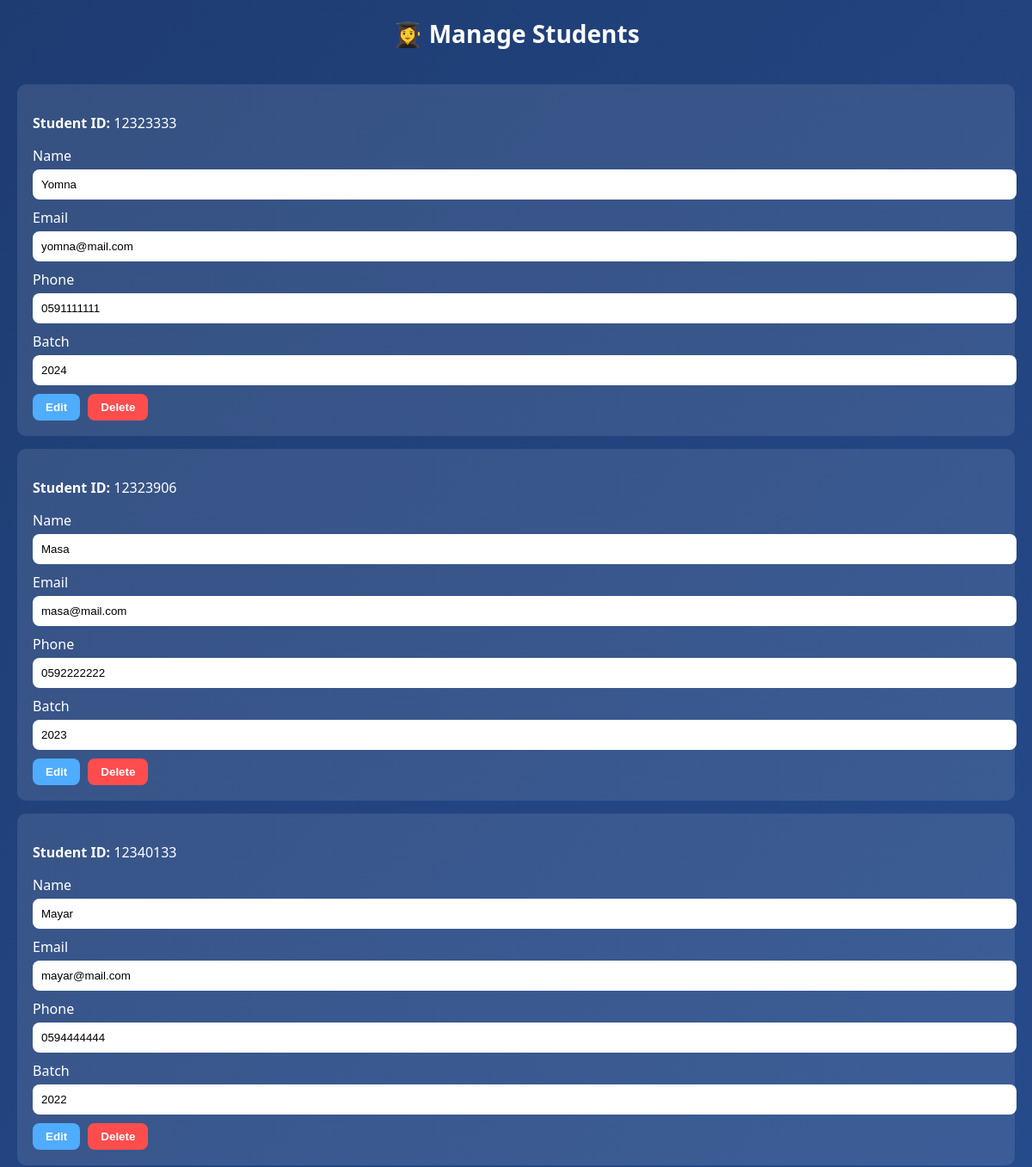
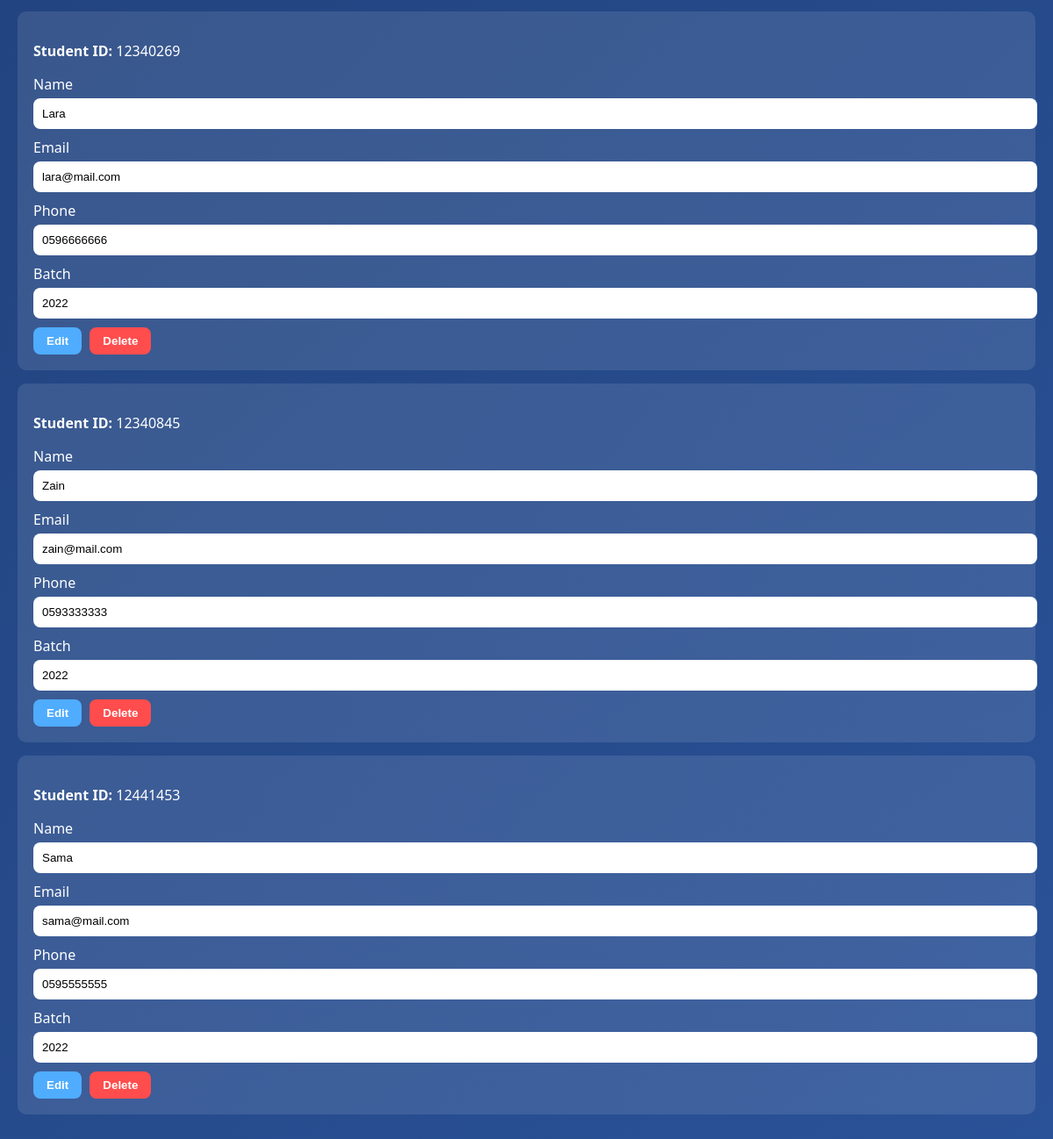
/manage-students.php, run on the app's committed database (2 pictures, top to bottom).
### tables this page shows
CREATE TABLE `student` (
  `student_id` int(11) NOT NULL AUTO_INCREMENT,
  `name` varchar(100) NOT NULL,
  `email` varchar(100) NOT NULL,
  `phone_number` varchar(20) DEFAULT NULL,
  `date_of_birth` date DEFAULT NULL,
  `address` varchar(255) DEFAULT NULL,
  `batch_number` int(11) DEFAULT NULL,
  `dep_id` int(11) DEFAULT NULL,
  `login_id` int(11) DEFAULT NULL,
  PRIMARY KEY (`student_id`),
  UNIQUE KEY `email` (`email`),
  UNIQUE KEY `phone_number` (`phone_number`),
  UNIQUE KEY `login_id` (`login_id`),
  KEY `dep_id` (`dep_id`),
  CONSTRAINT `student_ibfk_1` FOREIGN KEY (`dep_id`) REFERENCES `department` (`dep_id`) ON DELETE SET NULL ON UPDATE CASCADE,
  CONSTRAINT `student_ibfk_2` FOREIGN KEY (`login_id`) REFERENCES `login` (`login_id`) ON DELETE SET NULL ON UPDATE CASCADE
);

### manage-students.php (the view, shortened to what this page needs)
<?php
$conn = new mysqli("localhost", "root", "", "university_academic_support_system");
$sql = "SELECT student_id, name, email, phone_number, batch_number FROM student";
$result = $conn->query($sql);
?>
<!DOCTYPE html>
<html>
<head>
</head>
<body>
<div class="header">
    👩‍🎓 Manage Students
</div>
<div class="container">
<?php
if ($result->num_rows > 0) {
    while ($row = $result->fetch_assoc()) {
?>
<div class="card">
<form method="POST">
    <p>
        <b>Student ID:</b>
        <?php echo $row['student_id']; ?>
    </p>
    <label>Name</label>
    <input
        type="text"
        name="name"
        value="<?php echo $row['name']; ?>"
    >
    <label>Email</label>
    <input
        type="email"
        name="email"
        value="<?php echo $row['email']; ?>"
    >
    <label>Phone</label>
    <input
        type="text"
        name="phone_number"
        value="<?php echo $row['phone_number']; ?>"
    >
    <label>Batch</label>
    <input
        type="number"
        name="batch_number"
        value="<?php echo $row['batch_number']; ?>"
    >
    <button type="submit" name="update">
        Edit
    </button>
    <a href="<?php echo $_SERVER['PHP_SELF']; ?>?delete=<?php echo $row['student_id']; ?>"
       onclick="return confirm('Delete this student?');">
        <button type="button" class="delete">
            Delete
        </button>
    </a>
</form>
</div>
<?php
    }
} else {
    echo "<p>No students found.</p>";
}
?>
</div>
</body>
</html>

### manage-students.php (style rules this page uses)
body { margin:0; font-family:Segoe UI; background:linear-gradient(135deg,#1e3c72,#2a5298); color:white; }
.header { text-align:center; padding:20px; font-size:28px; font-weight:bold; }
.container { padding:20px; }
.card { background:rgba(255,255,255,0.1); padding:18px; border-radius:10px; margin-bottom:15px; }
input { width:100%; padding:10px; margin-top:5px; margin-bottom:10px; border:none; border-radius:8px; }
button { padding:8px 15px; border:none; border-radius:8px; background:#4facfe; color:white; font-weight:bold; cursor:pointer; margin-right:5px; }
.delete { background:#ff4d4d; }

### data on the page
student: student_id "12323333", name "Yomna", email "yomna@mail.com", phone_number "0591111111", batch_number "2024"
student: student_id "12323906", name "Masa", email "masa@mail.com", phone_number "0592222222", batch_number "2023"
student: student_id "12340133", name "Mayar", email "mayar@mail.com", phone_number "0594444444", batch_number "2022"
student: student_id "12340269", name "Lara", email "lara@mail.com", phone_number "0596666666", batch_number "2022"
student: student_id "12340845", name "Zain", email "zain@mail.com", phone_number "0593333333", batch_number "2022"
student: student_id "12441453", name "Sama", email "sama@mail.com", phone_number "0595555555", batch_number "2022"
